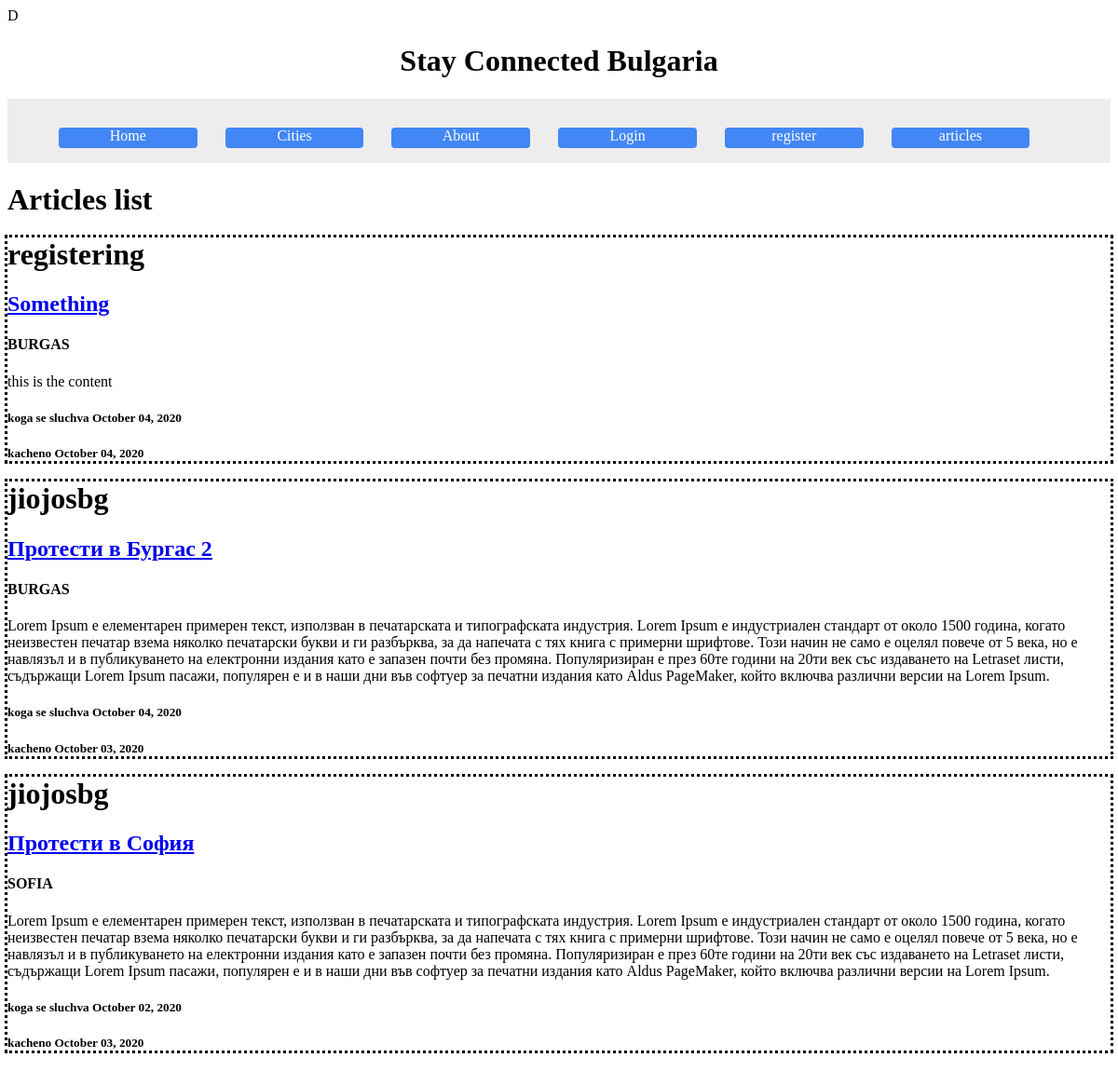
The page /articles/ on the database as committed earlier.
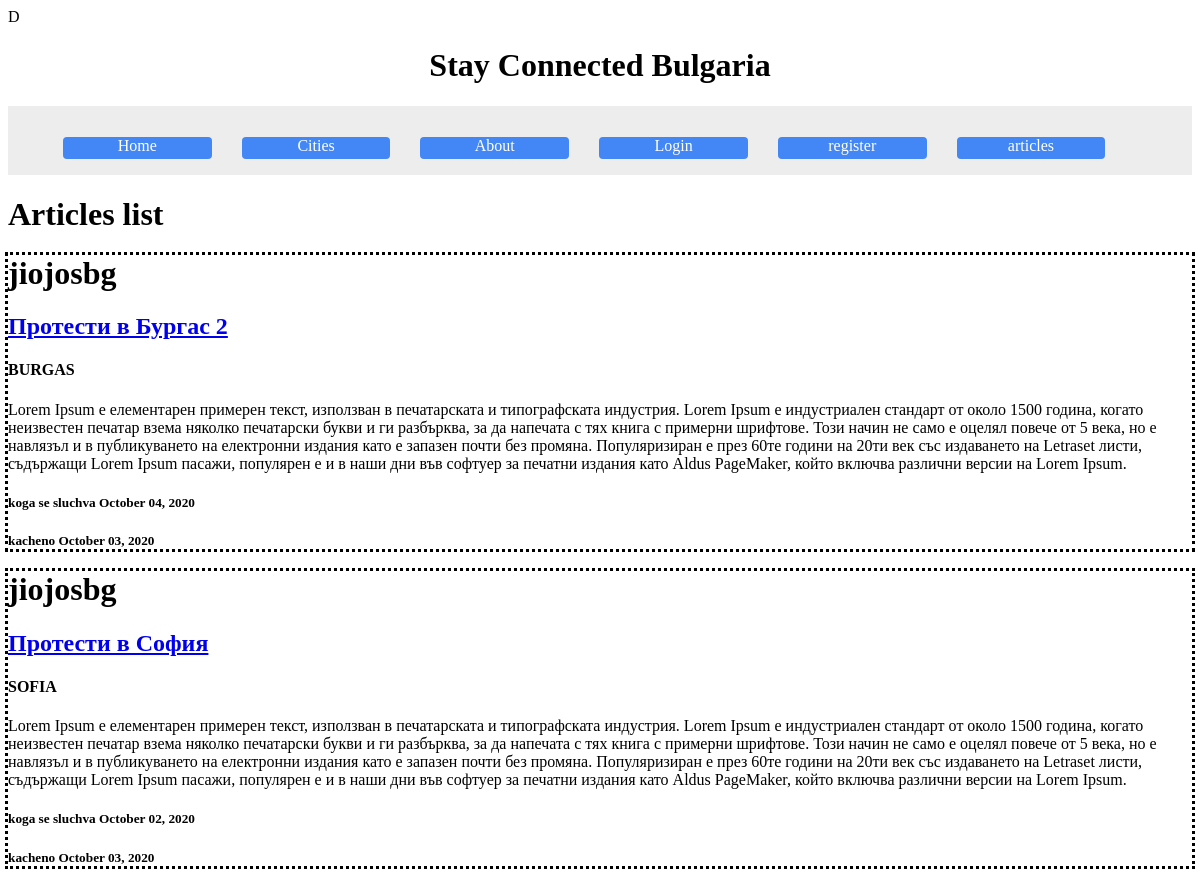
The same page on the database as committed later.
### articles/models.py (models this page shows, shortened)
class Article(models.Model):
    title = models.CharField(max_length=100)
    content = models.TextField()
    date_posted = models.DateTimeField(default=timezone.now)
    date_of_action = models.DateTimeField(default=timezone.now)
    cities = [
    ('SOFIA', 'Sofia'),
    ('BURGAS', 'Burgas'),
    ('PLOVDIV', 'Plovdiv'),
    ('VARNA', 'Varna'),
    ('RUSE', 'Ruse'),
    ]
    city = models.CharField(
        max_length=10,
        choices=cities,
        default='SOFIA',
    )
    author = models.ForeignKey(User, on_delete=models.CASCADE)

### articles/views.py (the view, shortened to what this page needs)
# urls.py: path('', views.ArticleListView.as_view(), name='article-list'),
class ArticleListView(ListView):
    model=Article
    template_name="articles/article_list.html"
    context_object_name='articles'
    ordering = ['-date_posted']

### articles/templates/articles/article_list.html (shortened to what this page needs)
{% extends "pages/base.html" %}
{% block content %}
    <h1>Articles list</h1>
    {% for article in articles %}
      <div style="outline-style: dotted">
        <h1>{{ article.author }}</h1>
        <a href="{% url 'article-detail' article.id %}"><h2>{{ article.title }}</h2></a>
        <h4>{{ article.city }}</h4>
        <p>{{ article.content }}</p>
        <h5>koga se sluchva {{ article.date_of_action|date:"F d, Y" }}</h5>
        <h5>kacheno {{ article.date_posted|date:"F d, Y" }}</h5>
      </div>
    {% endfor %}
{% endblock content %}

### pages/templates/pages/base.html (shortened to what this page needs)
{% load static %}
<!DOCTYPE html>
<html>
<head>
        <link href="//netdna.bootstrapcdn.com/twitter-bootstrap/2.3.2/css/bootstrap-combined.no-icons.min.css" rel="stylesheet">
        <link href="//netdna.bootstrapcdn.com/font-awesome/3.2.1/css/font-awesome.css" rel="stylesheet">
        <link rel="stylesheet" type="text/css" href="{% static 'pages/main.css' %}">
      </head>
    <body>
    <main role="main">
      <h1 style="text-align: center;">Stay Connected Bulgaria</h1>
      <div class="menu-bar">
          <ul>
            <li><a href="{% url 'home' %}"> Home</a></li>
            <li><a href="#"> Cities</a>
            </li>
            <li><a href="#"> About</a></li>
            {% if user.is_authenticated %}
              <li><a href="#"><i class="icon-user"></i> My profile</a></li>
              <li><a href="{% url 'logout'%}"> logout</a></li>
              <li><a href="{% url 'article-create'%}"> Article create</a></li>
            {% else %}
              <li><a href="{% url 'login'%}"> Login</a></li>
              <li><a href="{% url 'register'%}"> register</a></li>
            {% endif %}
            <li><a href="{% url 'article-list'%}"> articles</a></li>
          </ul>
      </div>
      {% block content %}{% endblock %}
    </main>
</body>
</html>

### pages/static/pages/main.css (style rules this page uses)
.menu-bar { background: white; text-align: center; display: block; width: 100%; background-color: #ededed; }
.menu-bar ul { display: inline-flex; list-style: none; color: white; width: 100%; }
.menu-bar ul li { display: block; background-color: #4287f5; width: 13%; height: 22px; margin-top: 15px; margin-left: 15px; margin-right: 15px; padding: 10px, 10px; border-radius: 4px; position: relative; }
.menu-bar ul li a { text-decoration: none; color: white; }
* { box-sizing: border-box; }

Rows that differ between the two databases and show on the page:
removed Article: author "registering", title "Something", city "BURGAS", content "this is the content", date_of_action "October 04, 2020", date_posted "October 04, 2020"
